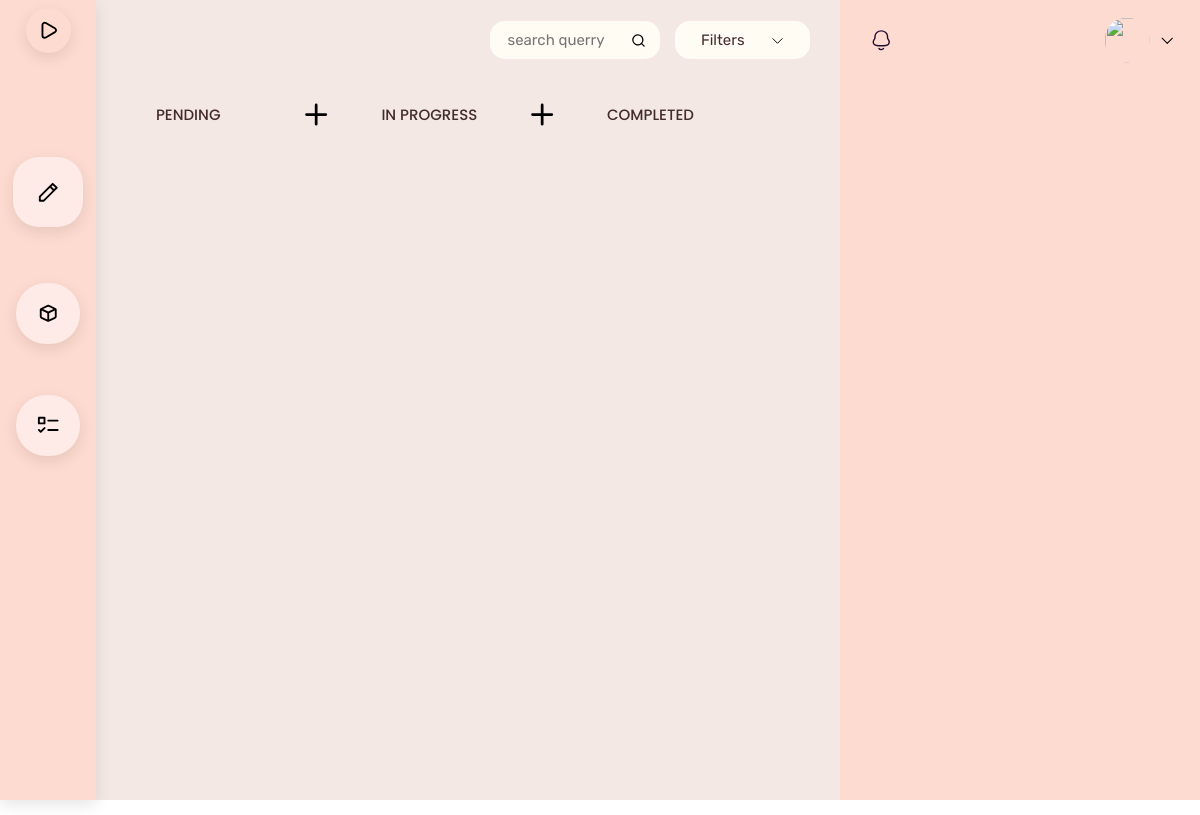
The app's page /show-tickets/2 (signed in), older data.
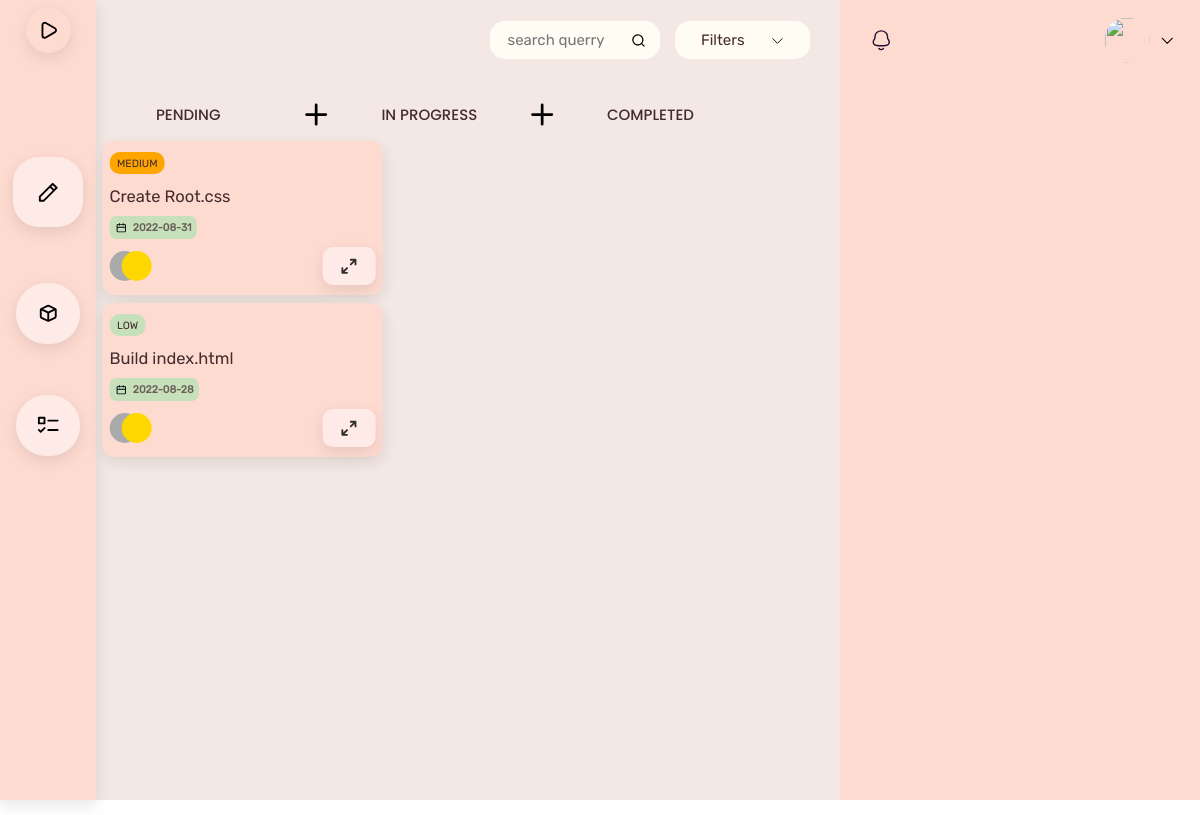
The same page, newer data.
### Tracker/models.py (models this page shows, shortened)
class Ticket(db.Model):
    id = db.Column(db.Integer, primary_key=True)
    name = db.Column(db.String(50), nullable=False)
    content = db.Column(db.String(200), nullable=False)
    status = db.Column(db.String(10), nullable=False, default='Pending')
    creation_date = db.Column(db.DateTime(), default=datetime.now)
    assigned_user = db.Column(db.String(50), nullable=False)
    created_by = db.Column(db.String(50), nullable=False)
    priority = db.Column(db.String(6), nullable=False, default='Low')
    deadline = db.Column(db.Date, nullable=False)
    bookmark_state = db.Column(db.Boolean, nullable=False, default=False)
    project_id = db.Column(db.Integer, db.ForeignKey(
        'project.id'), nullable=False)
    comments = db.relationship(
        'TicketComment', backref='this_ticket', lazy=True)

### Tracker/tickets/views.py (the view)
@tickets.route("/show-tickets/<int:current_project_id>")
@login_required
def show_tickets(current_project_id):
    image_file = url_for(
        'static', filename='profile_pictures/' + current_user.profile_picture)
    if request.method == "GET":
        tickets = db.session.execute(select(Ticket).filter_by(
            project_id=current_project_id)).scalars().all()
        return render_template("tickets.html", image_file=image_file, project_id=current_project_id, tickets=tickets, pageTitle="TICKETS")

### Tracker/models.py (called while the page is built)
@login_manager.user_loader
def load_user(user_id):
    return User.query.get(int(user_id))

### Tracker/tickets/templates/tickets/tickets.html (shortened to what this page needs)
{% extends "layout.html" %} {% block component_style -%}
<link rel="stylesheet" href="{{ url_for('tickets.static', filename='tickets.css') }}"> {% endblock component_style %}  {% block tickets -%}
<div id="tickets-content">
    <div id="ticket-section">
        <div class="ticket-column-container">
            <div class="ticket-column">
                <div class="ticket-column-header">
                    <p class="ticket-column-title">Pending</p>
                    <form class="ticket-column-form" action="{{ url_for('tickets.add_ticket', current_project_id=project_id, this_tickets_status='Pending')}}" method="get">
                        <button type="submit"><svg xmlns="http://www.w3.org/2000/svg" viewBox="0 0 24 24"><path d="M19,11H13V5a1,1,0,0,0-2,0v6H5a1,1,0,0,0,0,2h6v6a1,1,0,0,0,2,0V13h6a1,1,0,0,0,0-2Z"/></svg></button>
                    </form>
                </div>
                <div class="ticket-column-body">
                    {% for ticket in tickets %} {% if ticket.status == 'Pending' %}
                    <div class="ticket" draggable="true">
                        <div class="ticket-header">
                            <div class="ticket-tag-container">
                                <p class="ticket-tag">{{ ticket.priority }}</p>
                            </div>
                        </div>
                        <div class="ticket-title">
                            <p>{{ ticket.name }}</p>
                        </div>
                        <div class="ticket-deadline">
                            <div class="ticket-deadline-container">
                                <div class="deadline-svg-container">
                                    <svg xmlns="http://www.w3.org/2000/svg" viewBox="0 0 24 24"><path d="M19,4H17V3a1,1,0,0,0-2,0V4H9V3A1,1,0,0,0,7,3V4H5A3,3,0,0,0,2,7V19a3,3,0,0,0,3,3H19a3,3,0,0,0,3-3V7A3,3,0,0,0,19,4Zm1,15a1,1,0,0,1-1,1H5a1,1,0,0,1-1-1V12H20Zm0-9H4V7A1,1,0,0,1,5,6H7V7A1,1,0,0,0,9,7V6h6V7a1,1,0,0,0,2,0V6h2a1,1,0,0,1,1,1Z"/></svg>
                                </div>
                                <p><span class="deadline-date">{{ ticket.deadline }}</span></p>
                            </div>
                        </div>
                        <div class="ticket-footer">
                            <div class="ticket-collaborators">
                                <div class="collaborators"></div>
                            </div>
                            <a href="{{ url_for('tickets.open_ticket', current_ticket_id=ticket.id) }}" class="project-extend" id="project-extend" type="button">
                            </a>
                        </div>
                    </div>
                    {% endif %} {% endfor %}
                </div>
            </div>
            <div class="ticket-column">
                <div class="ticket-column-header">
                    <p class="ticket-column-title">In Progress</p>
                    <form class="ticket-column-form" action="{{ url_for('tickets.add_ticket', current_project_id=project_id, this_tickets_status='In Progress ')}}" method="get">
                        <button type="submit"><svg xmlns="http://www.w3.org/2000/svg" viewBox="0 0 24 24"><path d="M19,11H13V5a1,1,0,0,0-2,0v6H5a1,1,0,0,0,0,2h6v6a1,1,0,0,0,2,0V13h6a1,1,0,0,0,0-2Z"/></svg></button>
                    </form>
                </div>
                <div class="ticket-column-body">
                </div>
            </div>
            <div class="ticket-column">
                <div class="ticket-column-header">
                    <p class="ticket-column-title">Completed</p>
                </div>
                <div class="ticket-column-body">
                </div>
            </div>
        </div>
    </div>
</div>
{%- endblock tickets %}

### Tracker/index/templates/index/layout.html (shortened to what this page needs)
 {% extends "head.html" %} {% block style %}
<link rel="stylesheet" href="{{ url_for( 'index.static' , filename='index.css') }}"> {% endblock style %}
{% block main %}
<div class="filebackground">
</div>
<main id="grid-container">
    <nav id="navigation-rail">
        <div class="nav-header">
            <div class="nav-switch">
                <div class="arrow-container">
                </div>
            </div>
        </div>
        <div class="aside">
            {% if pageTitle == 'TICKETS'%}
            <div class="nav-child">
                <a href="{{ url_for('tickets.add_ticket', current_project_id=project_id) }}" class="show-modal-button">
                </a>
            </div>
            {% endif %}
            <div class="nav-child">
                <button class="nav-button">
                    <div class="aside-icon-container">
                    </div>
                    <a class="label-container" href="{{ url_for('index._index') }}">
                    </a>
                </button>
                <button class="nav-button">
                    <div class="aside-icon-container">
                    </div>
                    <div class="label-container">
                    </div>
                </button>
            </div>
        </div>
    </nav>
    <section id="top-bar">
        <div class="tools">
            <div class="search-field">
                <input type="search" name="search" id="input-search" placeholder="search querry">
                <div class="search-icon-container">
                    <svg id="search-icon" xmlns="http://www.w3.org/2000/svg" viewBox="0 0 24 24"><path d="M21.71,20.29,18,16.61A9,9,0,1,0,16.61,18l3.68,3.68a1,1,0,0,0,1.42,0A1,1,0,0,0,21.71,20.29ZM11,18a7,7,0,1,1,7-7A7,7,0,0,1,11,18Z"/></svg>
                </div>
            </div>
            <div id="filter">
                <label class="filter-label" for="filter">Filters</label>
                <svg id="filter-arrow" xmlns="http://www.w3.org/2000/svg" viewBox="0 0 256 256"><rect width="256" height="256" fill="none"/><polyline fill="none" stroke="#000" stroke-linecap="round" stroke-linejoin="round" stroke-width="16" points="208 96 128 176 48 96"/></svg>
            </div>
        </div>
    </section>
    <section id="main-content">
        {% block projects -%}{%- endblock projects %}{% block tickets -%}{%- endblock tickets %}{%- block ticketDetails %}{%- endblock ticketDetails %}
    </section>
    <section id="top-side-content">
        <div class="profile">
            <a href="{{ url_for('profile._profile') }}" id="profile-picture-main">
                <img src="{{ image_file }}" class="dashboard-profile-picture" alt="">
            </a>
            <button class="profile-dropdown-button"><svg id="profile-arrow-icon" class="profile-arrow-icon" xmlns="http://www.w3.org/2000/svg" viewBox="0 0 256 256"><rect width="256" height="256" fill="none"/><polyline fill="none" stroke="#000" stroke-linecap="round" stroke-linejoin="round" stroke-width="16" points="208 96 128 176 48 96"/></svg></button>
        </div>
    </section>
    <section id="side-content">
    </section>
</main>
{% endblock %}

### Tracker/index/templates/index/head.html (shortened to what this page needs)
<!DOCTYPE html>
<html>
<head>
    <link rel="stylesheet" href="{{ url_for( 'index.static' , filename='head.css')  }}"> {% block style -%}{%- endblock style %}{% block component_style -%}{% endblock component_style %}
</head>
<body>
    {% block login -%}{%- endblock login %} {% block register -%}{%- endblock register %} {%block main -%}{%- endblock %} {% block profile -%}{%- endblock profile %} {% block new_project -%}{%- endblock new_project %}
</body>

### Tracker/index/static/index/index.css (style rules this page uses)
#grid-container { display: grid; height: 100vh; grid-template-columns: 14% 61% 25%; grid-template-rows: 10% 90%; grid-template-areas: "navigation-rail top-bar top-side-content" "navigation-rail main-content side-content" "navigation-rail main-content side-content"; }
.filebackground { background-color: #f1e1ddc5; position: fixed; width: 100vw; height: 100vh; z-index: -1; }
#main-content { grid-area: main-content; transition: 500ms ease-out; position: relative; display: flex; justify-content: center; }
#top-bar { grid-area: top-bar; width: 99%; display: flex; justify-content: flex-end; align-items: center; }
.tools { display: flex; justify-content: flex-end; gap: 1rem; width: 100%; margin: 0 1em; }
#filter { margin-right: 1%; display: flex; justify-content: space-evenly; background-color: #fffcf3; align-items: center; height: 3.2rem; width: 9rem; }
.filter-label { background-color: #fffcf3; }
#filter-arrow { width: 1rem; background-color: #fffcf3; }
#filter, .search-field { border-radius: 15px; }
.search-field { position: relative; background-color: #fffcf3; max-width: 170px; width: 90%; display: flex; align-items: center; height: 3.2rem; justify-content: space-around; transition: 150ms ease; }
#input-search { position: absolute; left: 10%; width: 80%; border: none; background-color: inherit; height: 90%; }
.search-icon-container { position: absolute; right: 1%; border-radius: 50px; background-color: inherit; height: 70%; display: flex; justify-content: center; align-items: center; width: 2.7rem; }
#search-icon { width: 1.5rem; background-color: #fffcf3; }
#top-side-content { background-color: var(--primary); display: flex; justify-content: space-between; align-items: center; overflow: visible; }
#notification-icon { margin-left: 2em; width: 1.5rem; background-color: inherit; }
.profile { display: flex; justify-content: space-evenly; width: 6rem; margin-right: 1em; }
.dashboard-profile-picture { height: 3rem; width: 3rem; cursor: pointer; clip-path: circle(); }
#profile-arrow-icon { width: 1.1rem; background-color: inherit; cursor: pointer; transition: 150ms ease-in-out; }
.profile-dropdown-button { background-color: var(--primary); border: none; }
#side-content { grid-area: side-content; background-color: var(--primary); }
@media screen and (max-width: 1600px) { #grid-container { grid-template-columns: 8% 62% 30%; } }
@media screen and (max-width: 1600px) { #filter, .search-field { height: 2.5rem; border-radius: 15px; } }
@media screen and (max-width: 1600px) { #search-icon { width: 1rem; } }
@media screen and (max-width: 1600px) { .nav-child { gap: 2rem; } }

### Tracker/index/static/index/navigation-rail.css (style rules this page uses)
#navigation-rail { grid-area: navigation-rail; background-color: var(--primary); box-shadow: var(--defaultShadow); display: flex; flex-direction: column; transition: 500ms ease; }
.nav-header { display: flex; align-items: center; justify-content: center; width: 100%; margin-top: 0.5rem; }
.show-modal-button { box-shadow: var(--defaultShadow); display: flex; justify-content: center; align-items: center; padding: 1.6rem 1.6rem; border-radius: 26px; border: none; background-color: var(--secondary); cursor: pointer; }
.pencil-icon { width: 1.2rem; transition: 500ms ease; }
.arrow-container { box-shadow: var(--defaultShadow); display: flex; background-color: #fedbd0; justify-content: center; align-items: center; height: 3rem; width: 3rem; border-radius: 50px; }
.arrow-container svg { width: 1.5rem; margin-left: 0.2rem; transition: 500ms ease; }
.aside { display: flex; flex-direction: column; justify-content: space-between; position: relative; top: 13%; height: 40%; width: 100%; transition: 500ms ease; }
.nav-child:first-of-type { width: 100%; display: flex; justify-content: center; align-items: center; }
.nav-child { display: flex; gap: 1rem; flex-direction: column; justify-content: center; align-items: center; }
.nav-button { display: flex; flex-direction: column; justify-content: center; align-items: center; background-color: inherit; width: 100%; border: none; }
.aside-icon-container { display: flex; justify-content: center; align-items: center; padding: 1.3rem 0; width: 4.3rem; border-radius: 30px; background-color: var(--secondary); transition: 500ms ease; margin-bottom: 0.5rem; box-shadow: var(--defaultShadow); }
.aside-icon-container svg, .pencil-icon { width: 1.5rem; }
.label-container { display: flex; justify-content: center; align-items: center; transition: 100ms ease; }

### Tracker/static/background.css (style rules this page uses)
html { overflow-x: hidden; }

Row changes from the older to the newer data that the page shows:
added Ticket: priority "MEDIUM", name "Create Root.css", deadline "2022-08-31"
added Ticket: priority "LOW", name "Build index.html", deadline "2022-08-28"
